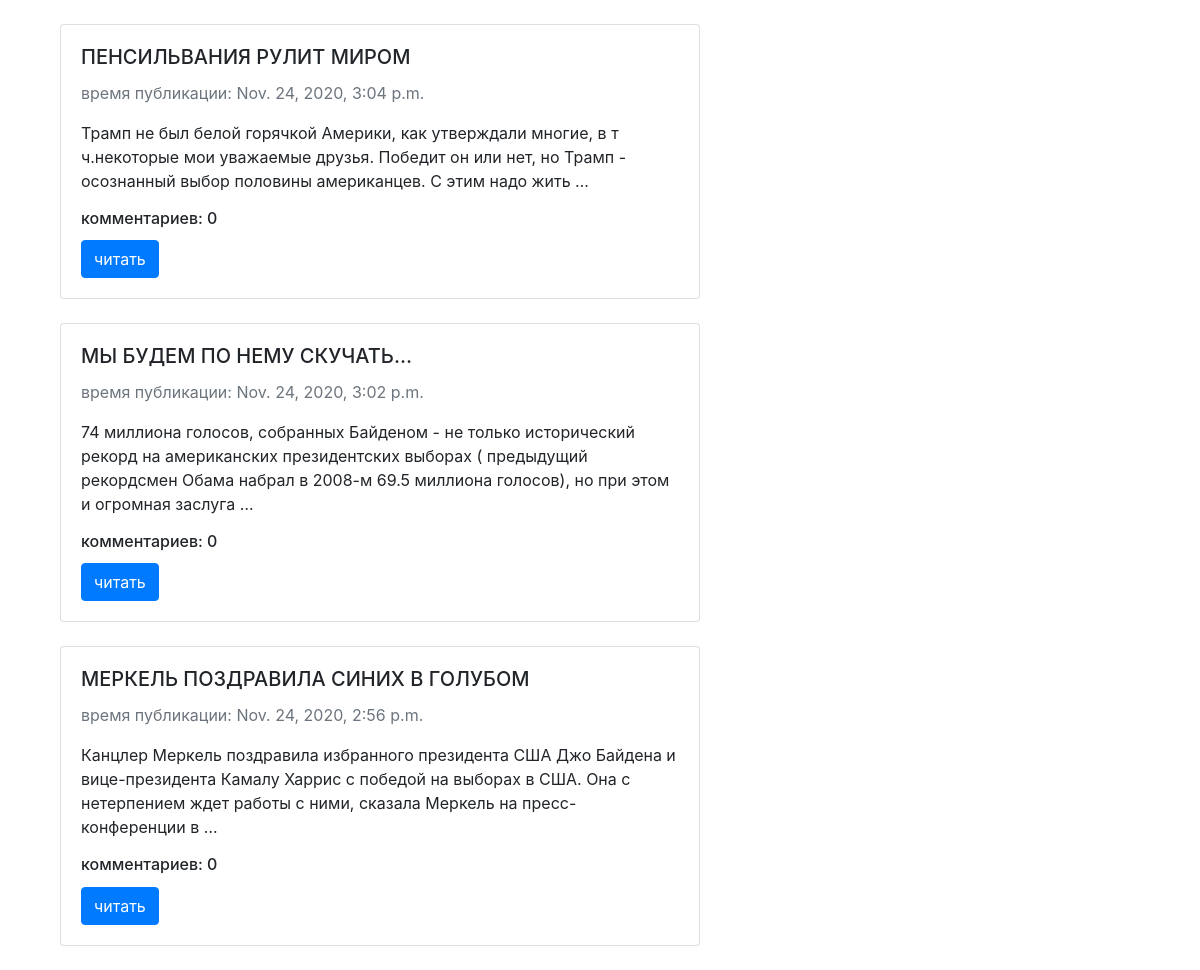
/tags/democrats/, run on the app's committed database.
### posts/models.py (models this page shows, shortened)
class Post(models.Model):
    title = models.CharField(max_length=150)
    text = models.TextField(blank=True)
    pub_date = models.DateTimeField(auto_now_add=True)
    slug = models.SlugField(max_length=50, unique=True)
    tags = models.ManyToManyField('Tag', blank=True, related_name='posts')
    @property
    def get_commets_count(self):
        return f"комментариев: {Post.objects.filter(pk=self.pk).aggregate(Count('comments'))['comments__count']}"
    class Meta:
        ordering = ['-pub_date']
        verbose_name = 'пост'
        verbose_name_plural = 'посты'

### posts/views.py (the view)
# urls.py: path('tags/<str:slug>/', views.tags, name='tags_url'),
def tags(request, slug):
    posts = Post.objects.filter(tags__slug=slug)
    return render(request, 'tags.html', context={'posts': posts})

### templates/tags.html (shortened to what this page needs)
<!DOCTYPE html>
<html lang="en">
<head>
    <link rel="stylesheet" href="https://stackpath.bootstrapcdn.com/bootstrap/4.3.1/css/bootstrap.min.css">
</head>
<body>
   {% for post in posts %}
        <div class="card" style="width: 40rem; margin-left:5%">
          <div class="card-body">
            <h5 class="card-title">{{post.title}}</h5>
            <p class="text-muted">
              время публикации: {{post.pub_date}}
            </p>
            <p class="card-text">{{post.text|truncatewords:30}}</p>
            <h6 class="card-title">{{post.get_commets_count}}</h6>
            <a href="{% url 'post_details_url' slug=post.slug %}" class="btn btn-primary">читать</a>
          </div>
        </div>
      {% endfor %}
</body>
</html>

### templates/tags.html (style rules this page uses)
.card { margin:2%; }

### data on the page
Post: title "ПЕНСИЛЬВАНИЯ РУЛИТ МИРОМ", pub_date "Nov. 24, 2020, 3:04 p.m.", text "Трамп не был белой горячкой Америки, как утверждали многие, в т ч.некоторые мои уважаемые друзья. Победит он или нет, но Трамп - осознанный выбор половины американцев. С этим надо жить …", get_commets_count "комментариев: 0"
Post: title "МЫ БУДЕМ ПО НЕМУ СКУЧАТЬ...", pub_date "Nov. 24, 2020, 3:02 p.m.", text "74 миллиона голосов, собранных Байденом - не только исторический рекорд на американских президентских выборах ( предыдущий рекордсмен Обама набрал в 2008-м 69.5 миллиона голосов), но при этом и огромная заслуга …", get_commets_count "комментариев: 0"
Post: title "МЕРКЕЛЬ ПОЗДРАВИЛА СИНИХ В ГОЛУБОМ", pub_date "Nov. 24, 2020, 2:56 p.m.", text "Канцлер Меркель поздравила избранного президента США Джо Байдена и вице-президента Камалу Харрис с победой на выборах в США. Она с нетерпением ждет работы с ними, сказала Меркель на пресс-конференции в …", get_commets_count "комментариев: 0"
